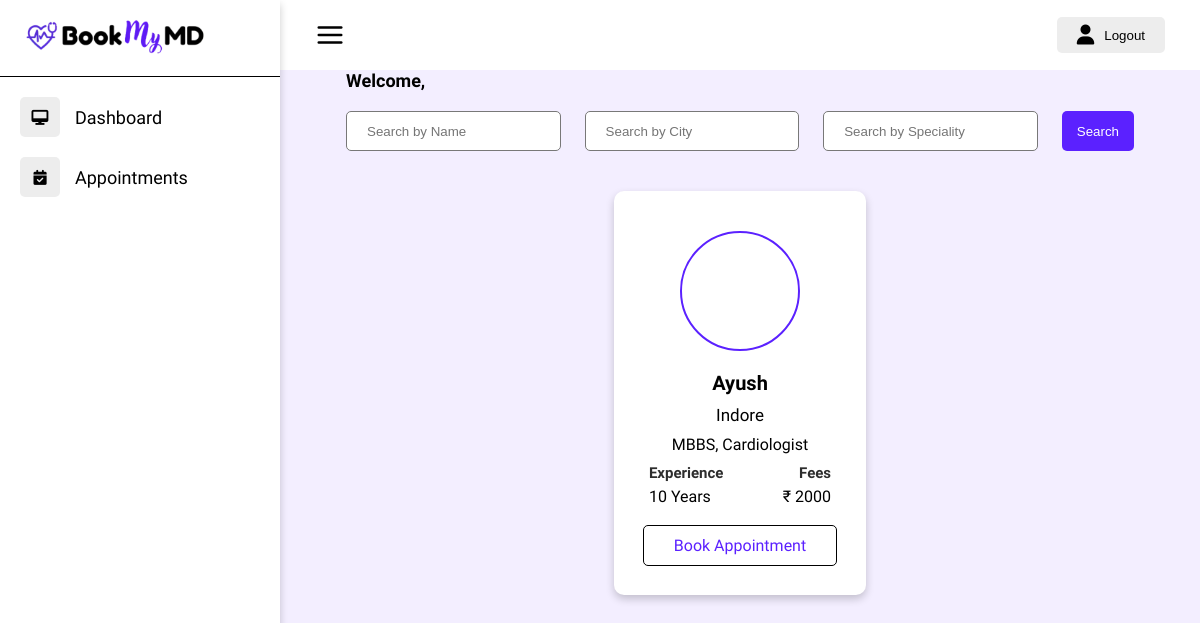
Before: /user/home/search/?name=&city=&speciality=Cardiologist with the older database file.
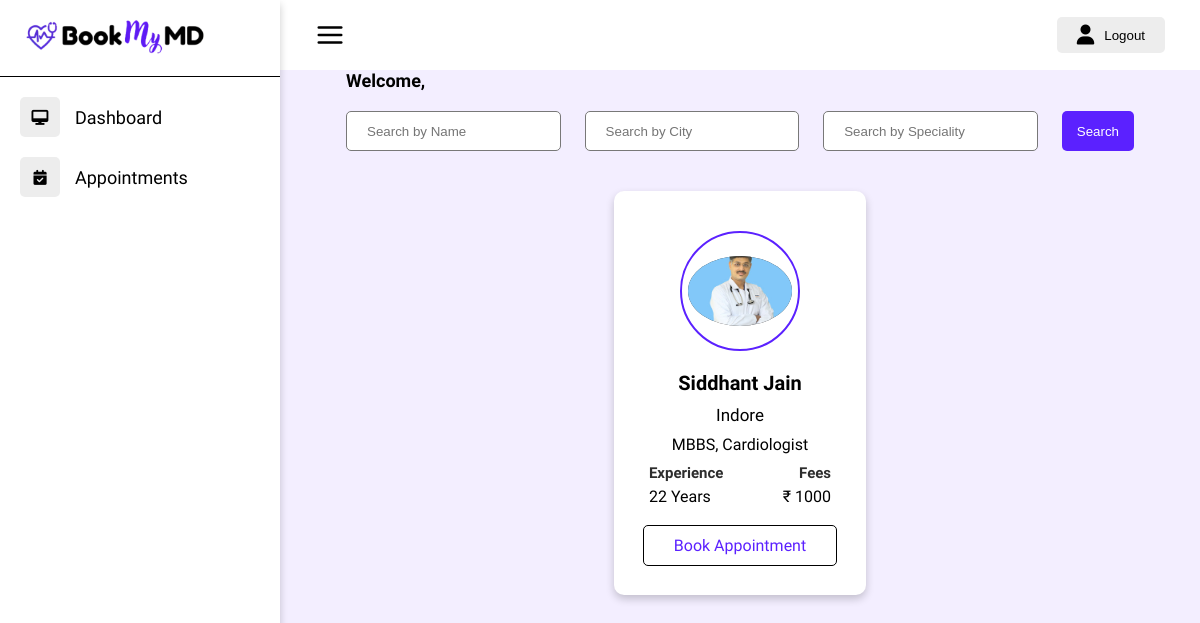
After: the same page with the newer database file.
### accounts/models.py (models this page shows)
class Doctor_Profile (models.Model) :
    full_name = models.CharField(max_length=100)
    dob = models.DateField(blank=True, null=True)
    father_name = models.CharField(max_length=100)
    gender = models.CharField(max_length=10, null=True)
    degree = models.CharField(max_length=50)
    specialist = models.CharField(max_length=100)
    email = models.EmailField(unique=True)
    mob_number = models.IntegerField(null=True)
    clinic_number = models.IntegerField(null=True)
    add_line_1 = models.CharField(max_length=100, null=True)
    add_line_2 = models.CharField(max_length=100, null=True)
    landmark = models.CharField(max_length=100, null=True)
    city = models.CharField(max_length=50, null=True)
    state = models.CharField(max_length=50, null=True)
    pincode = models.IntegerField(null=True)
    hospital_name = models.CharField(max_length=200, null=True)
    hospital_address = models.CharField(max_length=200)
    hospital_state = models.CharField(max_length=50, null=True)
    hospital_pincode = models.IntegerField(null=True)
    fees = models.IntegerField(null=True)
    experience = models.IntegerField(null=True, default=0)
    days_available = models.CharField(max_length=100)
    bio = models.CharField(max_length=300)
    reg_number = models.CharField(max_length=20)
    degree_upload = models.FileField(upload_to='Media/Media/Degree/', max_length=250, null=True, default=None)
    profile_picture = models.FileField(upload_to='Media/Media/Profile/', max_length=250, null=True, default=None)
    password = models.CharField(max_length=128)
    auth_token = models.CharField(max_length=100)
    is_verified = models.BooleanField(default=False)
    is_confirmed = models.BooleanField(default=False)
    created_at = models.DateTimeField(auto_now_add=True)
    last_login = models.DateTimeField(blank=True, null=True)

### accounts/views.py (the view)
# urls.py: path('user/home/search/', views.search_doctor, name='search_doctor'),
def search_doctor(request) :
    if request.method == "GET" :
        name = request.GET.get ('name')
        city = request.GET.get ('city')
        speciality = request.GET.get ('speciality')
        if name and city :
            Doctor_Profile_obj = Doctor_Profile.objects.filter(full_name__startswith = name, city__startswith = city, is_confirmed = True)
        elif name and speciality :
            Doctor_Profile_obj = Doctor_Profile.objects.filter(full_name__startswith = name, specialist__startswith = speciality, is_confirmed = True)
        elif city and speciality :
            Doctor_Profile_obj = Doctor_Profile.objects.filter(city__startswith = city, specialist__startswith = speciality, is_confirmed = True)
        elif name and city and speciality :
            Doctor_Profile_obj = Doctor_Profile.objects.filter(full_name__startswith = name, city__startswith = city, specialist__startswith = speciality, is_confirmed = True)
        elif name :
            Doctor_Profile_obj = Doctor_Profile.objects.filter(full_name__startswith = name, is_confirmed = True)
        elif city :
            Doctor_Profile_obj = Doctor_Profile.objects.filter(city__startswith = city, is_confirmed = True)
        elif speciality :
            Doctor_Profile_obj = Doctor_Profile.objects.filter(specialist__startswith = speciality, is_confirmed = True)
        else:
            messages.success(request, "No similar results")
            return redirect("/user/home/")
        if len(Doctor_Profile_obj) == 0 :
            messages.success(request, "No similar results")
            return redirect("/user/home/")
        data = {
            'result' : Doctor_Profile_obj
        }
        return render(request, 'search_doctor.html', data)
    return redirect("/user/home/")

### Templates/search_doctor.html (shortened to what the changed rows need)
<!DOCTYPE html>
<html lang="en">
<head>
    <link rel="stylesheet" href="/Static/CSS/Search_Doctor_Style.css">
    <link rel="stylesheet" href="https://cdnjs.cloudflare.com/ajax/libs/font-awesome/6.5.2/css/all.min.css">
    <link rel="stylesheet" href="https://unpkg.com/@trevoreyre/autocomplete-js/dist/style.css" />
</head>
<body>
    <div class="container">
        <div class="main">
            <div class="data">
                <div class="cards">
                    {% for value in result %}
                    <div class="card">
                        <div class="profile">
                            <div class="profile_border">
                                <img src="/Media/{{value.profile_picture}}" alt="">
                            </div>
                        </div>
                        <div class="name">
                            {{value.full_name}}
                        </div>
                        <div class="city">
                            {{value.city}}
                        </div>
                        <div class="degree_speciality">
                            {{value.degree}}, {{value.specialist}}
                        </div>
                        <div class="experience_fees">
                            <div class="experience">
                                <h3>Experience</h3>
                                <span>{{value.experience}} Years</span>
                            </div>
                            <div class="fees">
                                <h3>Fees</h3>
                                <span>₹ {{value.fees}}</span>
                            </div>
                        </div>
                        <div class="btn_div">
                            <a href="/user/book_appointment/doctor/{{value.auth_token}}" class="book_btn">Book Appointment</a>
                        </div>
                    </div>
                    {% endfor %}
                </div>
            </div>
        </div>
    </div>
</body>
</html>

Changed rows visible on the page:
removed Doctor_Profile: full_name "Ayush", city "Indore", degree "MBBS", specialist "Cardiologist", experience "10", fees "2000"
added Doctor_Profile: profile_picture (picture), full_name "Siddhant Jain", city "Indore", degree "MBBS", specialist "Cardiologist", experience "22", fees "1000"
